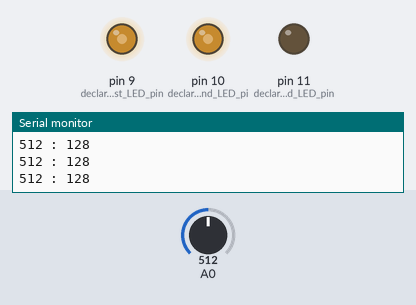
Recording of a sketch running on a simulated Arduino Uno, built with avr-gcc and run on an emulated ATmega328P. Shown: output pins drawn as LEDs (lit = HIGH), the last lines printed to the serial monitor. Dashed ring = blinking. The inputs (shaded band) are chosen by the test bench; at power-on: A0 = 512.

Above: at 1.2 s.
1.3 s: A0 set to 890
At 2.4 s:
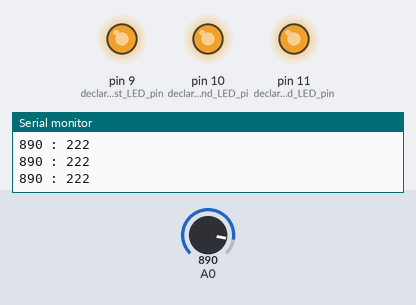
2.8 s: A0 set to 910
At 3.24 s:
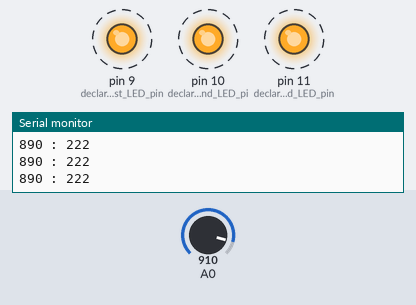
5.8 s: A0 set to 716
7.3 s: A0 set to 590
At 7.6 s:
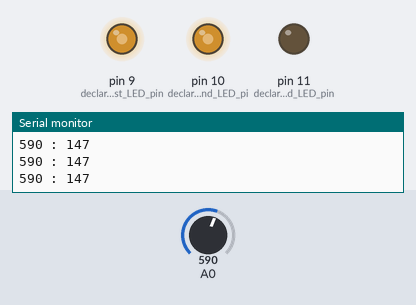
8.8 s: A0 set to 290
At 10.0 s:
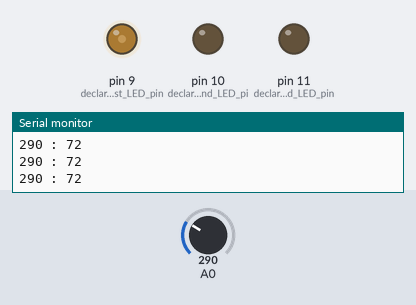
10.3 s: A0 set to 0
At 11.6 s:
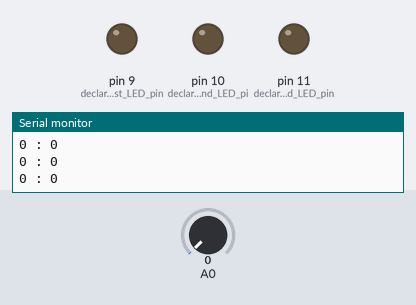
Timing chart, 0 to 12.8 s (numbered marks = the images above; inputs shaded):
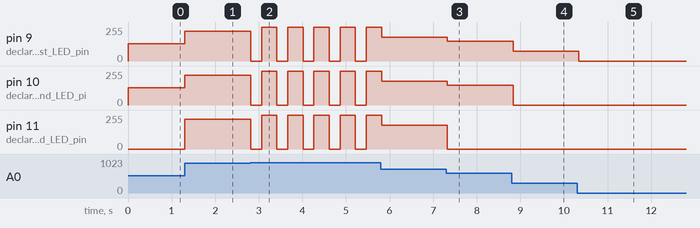

Measured:
- the behaviour switches between 900 and 901 on A0 (found by bisection; images 1 and 2)
- after the input at 1.3 s, pin 9 (declare_the_first_LED_pin), pin 10 (declare_the_second_LED_pi): 128/255 → 222/255 at once; pin 11 (declare_the_third_LED_pin): 0/255 → 222/255 at once
- after the input at 2.8 s, pin 9 (declare_the_first_LED_pin), pin 10 (declare_the_second_LED_pi), pin 11 (declare_the_third_LED_pin): alternates 255/255 for 0.35 s and 0/255 for 0.25 s, starting at once
- after the input at 7.3 s, pin 9 (declare_the_first_LED_pin), pin 10 (declare_the_second_LED_pi): 179/255 → 147/255 at once; pin 11 (declare_the_third_LED_pin): 179/255 → 0/255 at once
- after the input at 8.8 s, pin 9 (declare_the_first_LED_pin): 147/255 → 72/255 at once; pin 10 (declare_the_second_LED_pi): 147/255 → 0/255 at once
- after the input at 10.3 s, pin 9 (declare_the_first_LED_pin): 72/255 → 0/255 at once

The sketch:

Lesson4_V4.ino
```cpp
int readValue = 0;
int writeValue = 0;

void setup() {
  pinMode(9, OUTPUT);   //declare the first LED pin as output
  pinMode(10, OUTPUT);  //declare the second LED pin as output
  pinMode(11, OUTPUT);  //declare the third LED pin as output
  Serial.begin(9600);   //declate the staring of the serial monitor with baud rates 9600
}

void loop() {
  readValue = analogRead(A0);   //store the value from the potemtiometer
  writeValue = readValue / 4;   //divede the readValue by 4 and store as the writeValue

  analogWrite(9, 0);   //turn off the first LED
  analogWrite(10, 0);  //turn off the second LED
  analogWrite(11, 0);  //turrn off the third LED

  if (readValue <= 300){
    analogWrite(9, writeValue); //turn on the first LED
  }
  else if(readValue <= 600) {
    analogWrite(9, writeValue);  //turn on the first LED
    analogWrite(10, writeValue); //turn on the second LED
  }
  else if (readValue <= 900){
    analogWrite(9, writeValue); //turn on the first LED
    analogWrite(10, writeValue); //turn on the second LED
    analogWrite(11, writeValue); //turn on the third LED
  }
  else {
    digitalWrite(9, LOW);       //turn off the first LED
    digitalWrite(10, LOW);      //turn off the second LED
    digitalWrite(11, LOW);      //turn off the third LED
    delay(250);                 //wait 1/4 of a second
    digitalWrite(9, HIGH);      //turn on the first LED
    digitalWrite(10, HIGH);     //turn on the second LED
    digitalWrite(11, HIGH);     //turn on the third LED
    delay(250);                 //wait 1/4 of a second
  }
  Serial.print(readValue);  //set to display the value coming into the Arduino board
  Serial.print(" : ");  //set a separator that separates the both variables
  Serial.println(writeValue);
  delay(100);
}
```
